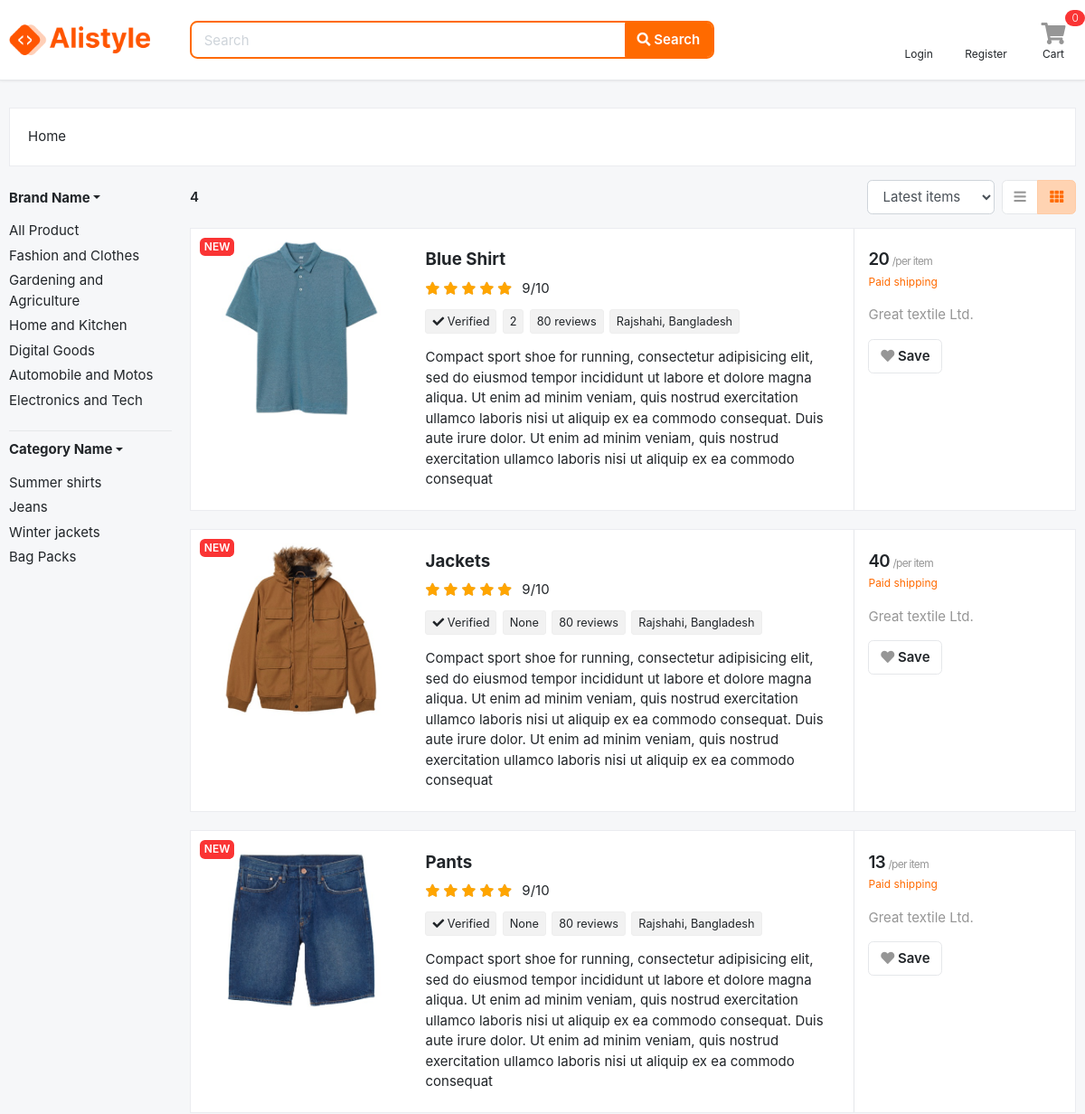
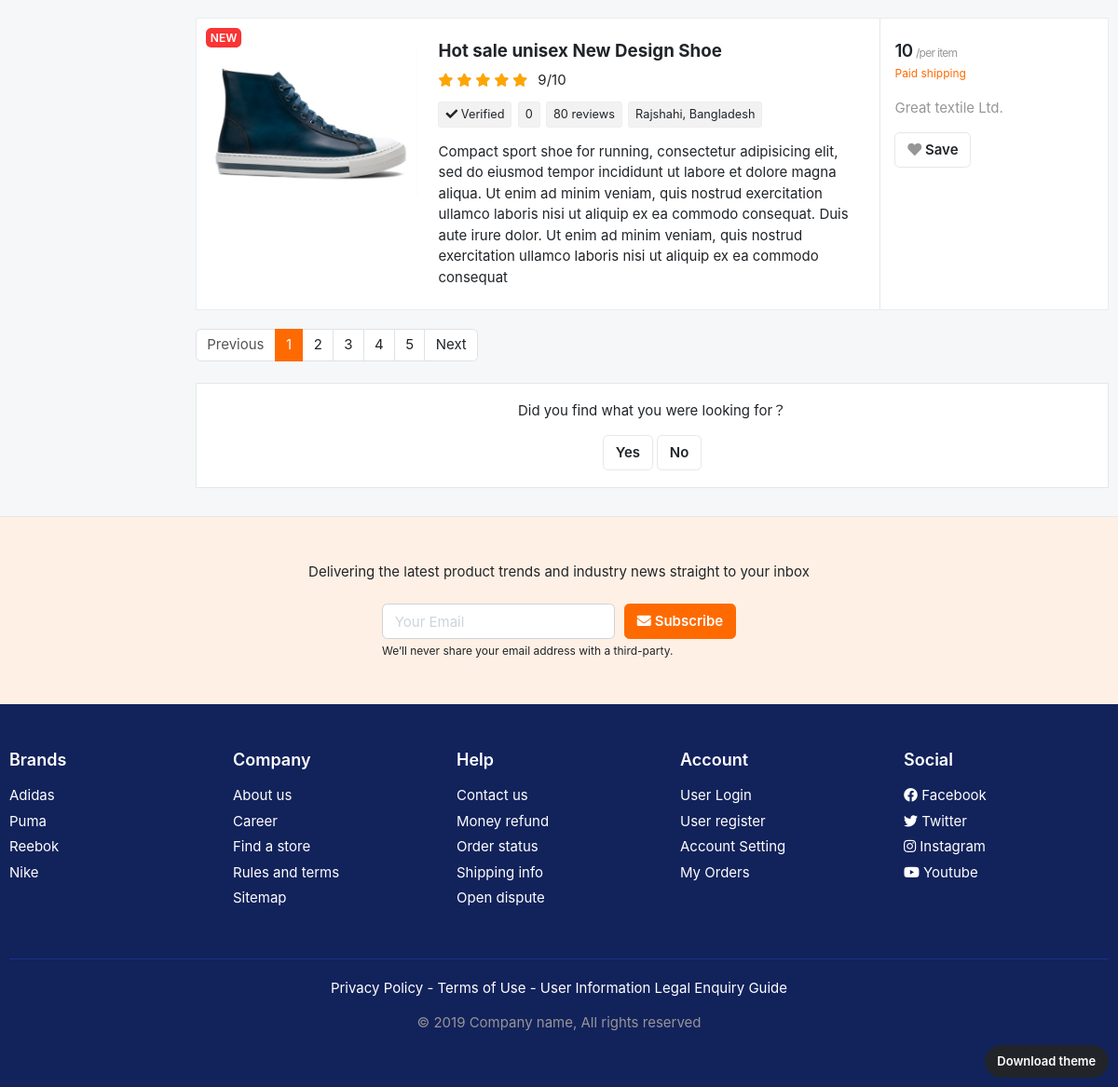
The app's page /store/fashion-and-clothes/ with its own data (2 pictures, top to bottom).
### app_brand/models.py (models this page shows, shortened)
class Brand(models.Model):
    user = models.ForeignKey(Account,on_delete=models.CASCADE,null=True)
    brand_name = models.CharField(max_length=255,unique=True)
    slug = models.SlugField(unique=True)
    def get_url(self):
        return reverse("products_by_brand", args =[self.slug])

### app_category/models.py (models this page shows, shortened)
class Category(models.Model):
    category_name = models.CharField(max_length=255,unique=True)
    slug = models.SlugField(unique=True)
    image = models.ImageField(upload_to="photos/app_category")
    brand = models.ForeignKey(Brand,on_delete=models.CASCADE,null=True)
    is_trending = models.BooleanField(default=True)
    is_popular = models.BooleanField(default=True)
    class Meta:
        verbose_name ='category'
        verbose_name_plural = 'categories'
    def get_url(self):
        return reverse("products_by_b_c", args =[self.brand.slug, self.slug])

### app_store/models.py (models this page shows, shortened)
class Product(models.Model):
    product_name = models.CharField(max_length=255,unique=True)
    slug = models.SlugField(unique=True)
    image = models.ImageField(upload_to="photos/app_product",blank=True)
    brand = models.ForeignKey(Brand,on_delete=models.CASCADE)
    category = models.ForeignKey(Category,on_delete=models.CASCADE)
    stock = models.IntegerField()
    import_from = models.CharField(max_length=200)
    price = models.IntegerField()
    manufacture = models.CharField(max_length=255)
    is_available = models.BooleanField(default=True)
    offers = models.BooleanField(default=False)
    warrenty = models.IntegerField(blank=True,null=True)
    offer_precentage = models.IntegerField(blank=True,null=True)
    delivery_time = models.CharField(max_length=200,blank=True)
    img1 = models.ImageField(upload_to="photos/app_product",blank=True)
    img2 = models.ImageField(upload_to="photos/app_product",blank=True)
    img3 = models.ImageField(upload_to="photos/app_product",blank=True)
    img4 = models.ImageField(upload_to="photos/app_product",blank=True)
    desc = models.TextField()
    created_date = models.DateTimeField(auto_now_add=True)
    modified_date = models.DateTimeField(auto_now_add=True)
    def get_url(self):
        return reverse('product_details', args=[self.brand.slug, self.category.slug, self.slug])

### app_store/views.py (the view)
# urls.py: path("store/",include("app_store.urls")),
def store(request, brand_slug=None, category_slug=None):
    products = None
    categories = None
    brands = None
    if category_slug:
        categories = get_object_or_404(Category, slug = category_slug)
        brands = get_object_or_404(Brand, slug = brand_slug)
        products = Product.objects.filter(category = categories, is_available= True)
        cat_by_brand = Category.objects.filter(brand = brands)
        product_count = products.count()
    elif brand_slug:
        brands = get_object_or_404(Brand, slug = brand_slug)
        products = Product.objects.filter(brand = brands, is_available= True)
        cat_by_brand = Category.objects.filter(brand = brands)
        product_count = products.count()
    else:
        products = Product.objects.all().filter(is_available=True).order_by("-modified_date")
        cat_by_brand = Category.objects.all()[:0]
        product_count = products.count()
    return render(request,"app_store/store.html",{
        "products" : products,
        "product_count" : product_count,
        "cat_by_brand" : cat_by_brand,
    })

### app_brand/context_processor.py (called while the page is built)
def menu_links_brand(request):
    links = Brand.objects.all()
    return dict(b_links = links)

### app_cart/context_processor.py (called while the page is built)
def counter(request):
    cart_count = 0
    if 'admin' in request.path:
        return{}
    else:
        if request.user.is_authenticated:
            cart_items = CartItem.objects.filter(user = request.user)
        else:
            cart = Cart.objects.filter(cart_id = _cart_id(request))
            cart_items = CartItem.objects.all().filter(cart = cart[:1])
        for cart_item in cart_items:
            cart_count += cart_item.quantity
    return dict(cart_count=cart_count)

### app_cart/views.py (called while the page is built)
def _cart_id(request):
    cart = request.session.session_key
    if not cart:
        cart = request.session.create()
    return cart

### app_category/context_processor.py (called while the page is built)
def menu_links(request):
    all_cat = Category.objects.all()
    links = Category.objects.all().filter(is_popular = True)[:3]
    return dict(links = links,all_cat = all_cat)

### templates/app_store/store.html (shortened to what this page needs)
{% extends "base.html" %}
{% load static %}
{% block content %}
<section class="section-content padding-y">
    <div class="container">
    <div class="card mb-3">
        <div class="card-body">
            <ol class="breadcrumb float-left">
                <li class="breadcrumb-item"><a href="{% url "home" %}">Home</a></li>
            </ol>
        </div>
    </div>
    <div class="row">
        <aside class="col-md-2">
            <article class="filter-group">
                <h6 class="title">
                    <a href="#" class="dropdown-toggle" data-toggle="collapse" data-target="#collapse_1">Brand Name</a>
                </h6>
                <div class="filter-content collapse show" id="collapse_1">
                    <div class="inner">
                        <ul class="list-menu">
                            <li><a href="{% url 'store' %}">All Product</a></li>
                            {% for brand in b_links  %}
                            <li><a href="{{brand.get_url}}">{{brand.brand_name}}</a></li>
                            {% endfor %}
                        </ul>
                    </div>
                </div>
            </article>
            <article class="filter-group">
                <h6 class="title">
                    {% if cat_by_brand %}
                    <a href="#" class="dropdown-toggle" data-toggle="collapse" data-target="#collapse_1">Category Name</a>
                    {% endif %}
                </h6>
                <div class="filter-content collapse show" id="collapse_1">
                    <div class="inner">
                        <ul class="list-menu">
                            {% for category in cat_by_brand  %}
                            <li><a href="{{category.get_url}}">{{category.category_name}}</a></li>
                            {% endfor %}
                        </ul>
                    </div>
                </div>
        </article>
        </aside>
        <main class="col-md-10">
    <header class="mb-3">
            <div class="form-inline">
                <strong class="mr-md-auto">{{product_count}} </strong>
                <select class="mr-2 form-control">
                    <option>Latest items</option>
                </select>
                <div class="btn-group">
                    <a href="page-listing-grid.html" class="btn btn-light" data-toggle="tooltip" title="List view">
                        <i class="fa fa-bars"></i></a>
                    <a href="page-listing-large.html" class="btn btn-light active" data-toggle="tooltip" title="Grid view">
                        <i class="fa fa-th"></i></a>
                </div>
            </div>
    </header>
    {% for products in products  %}
    <form action ="{% url "add_wishlist" products.id %}" method = "POST">
    <article class="card card-product-list">
        <div class="row no-gutters">
            <aside class="col-md-3">
                <a href="{{products.get_url}}" class="img-wrap">
                    <span class="badge badge-danger"> NEW </span>
                    <img src="{{products.image.url}}">
                </a>
            </aside>
            <div class="col-md-6">
                <div class="info-main">
                    <a href="{{products.get_url}}" class="h5 title"> {{products.product_name}}</a>
                    <div class="rating-wrap mb-2">
                        <ul class="rating-stars">
                            <li style="width:100%" class="stars-active">
                                <i class="fa fa-star"></i> <i class="fa fa-star"></i>
                                <i class="fa fa-star"></i> <i class="fa fa-star"></i>
                                <i class="fa fa-star"></i>
                            </li>
                            <li>
                                <i class="fa fa-star"></i> <i class="fa fa-star"></i>
                                <i class="fa fa-star"></i> <i class="fa fa-star"></i>
                                <i class="fa fa-star"></i>
                            </li>
                        </ul>
                        <div class="label-rating">9/10</div>
                    </div>
                    <p class="mb-3">
                        <span class="tag"> <i class="fa fa-check"></i> Verified</span>
                        <span class="tag"> {{products.warrenty}} </span>
                        <span class="tag"> 80 reviews </span>
                        <span class="tag"> {{products.import_from}} </span>
                    </p>
                    <p> {{products.desc}}</p>
                </div>
            </div>
            <aside class="col-sm-3">
                <div class="info-aside">
                    <div class="price-wrap">
                        <span class="h5 price">{{products.price}}</span>
                        <small class="text-muted">/per item</small>
                    </div>
                    <small class="text-warning">Paid shipping</small>
                    <p class="text-muted mt-3">{{products.manufacture}}</p>
                    <p class="mt-3">
                        {% if in_wishlist %}
                            <p class="text-muted mt-3">Already Added</p>
                            <a href="{% url 'wishlist' %}" class="btn btn-outline-primary"><i class="fa fa-eye"></i> View Wishlist</a>
                        {% else %}
                            <button type="submit" class="btn btn-light"><i class="fa fa-heart"></i> Save</button>
                        {% endif %}
                    </p>
                </div>
            </aside>
        </div>
    </article>
</form>
    {% endfor %}
    <nav class="mb-4" aria-label="Page navigation sample">
      <ul class="pagination">
        <li class="page-item disabled"><a class="page-link" href="#">Previous</a></li>
        <li class="page-item active"><a class="page-link" href="#">1</a></li>
        <li class="page-item"><a class="page-link" href="#">2</a></li>
        <li class="page-item"><a class="page-link" href="#">3</a></li>
        <li class="page-item"><a class="page-link" href="#">4</a></li>
        <li class="page-item"><a class="page-link" href="#">5</a></li>
        <li class="page-item"><a class="page-link" href="#">Next</a></li>
      </ul>
    </nav>
    <div class="box text-center">
        <p>Did you find what you were looking for？</p>
        <a href="" class="btn btn-light">Yes</a>
        <a href="" class="btn btn-light">No</a>
    </div>
        </main>
    </div>
    </div>
    </section>
    <section class="padding-y-lg bg-light border-top">
    <div class="container">
    <p class="pb-2 text-center">Delivering the latest product trends and industry news straight to your inbox</p>
    <div class="row justify-content-md-center">
        <div class="col-lg-4 col-sm-6">
    <form class="form-row">
            <div class="col-8">
            <input class="form-control" placeholder="Your Email" type="email">
            </div>
            <div class="col-4">
            <button type="submit" class="btn btn-block btn-warning"> <i class="fa fa-envelope"></i> Subscribe </button>
            </div>
    </form>
    <small class="form-text">We’ll never share your email address with a third-party. </small>
        </div>
    </div>
    </div>
    </section>
    {% endblock %}

### static/css/ui.css (style rules this page uses)
html { font-family:'Inter', sans-serif;font-size:15px }
.img-wrap { text-align:center;display:block }
.img-wrap img { max-width:100% }
.price-wrap { letter-spacing:-0.7px }
.padding-y { padding-top:30px;padding-bottom:30px }
.padding-y-lg { padding-top:48px;padding-bottom:48px }
article:after,.form-group:after { display:block;clear:both;content:"" }
p:last-child { margin-bottom:0 }
.btn-light { background-color:#fff;border-color:#e5e7ea }
.btn-light i { color:#969696 }
.btn-light.active i { color:#ff6a00 }
[class*="list-"] li:after { visibility:hidden;display:block;content:"";overflow:hidden;height:0;clear:both }
.list-menu { list-style:none;margin:0;padding-left:0 }
.list-menu li { margin-bottom:5px }
.list-menu a { color:#212529 }
[class*='card-product'] a.title { color:#212529;display:block }
[class*='card-product'] .img-wrap .badge { top:10px;left:10px;position:absolute }
[class*='card-product'] p { margin-bottom:0 }
[class*='card-product'] .img-wrap { overflow:hidden;position:relative }
[class*='card-product'] .img-wrap img { height:100%;max-width:100%;width:auto;display:inline-block;-o-object-fit:cover;object-fit:cover }
.card-product-list { margin-bottom:20px }
.card-product-list .img-wrap { height:220px;border-radius:.37rem 0 0 .37rem }
.card-product-list .info-main { padding:1.5rem 1rem }
.card-product-list .info-aside { padding:1.5rem 1rem;border-left:1px solid #e5e7ea;height:100% }
.card .img-wrap { overflow:hidden }
.tag { display:inline-block;padding:3px 7px;background:#f2f2f2;border:1px solid #eee;border-radius:3px;margin-top:4px;margin-right:2px;font-size:85% }
.price { font-weight:600;color:#212529 }
.filter-group { border-bottom:1px solid #e5e7ea;margin-top:10px;padding-bottom:10px }
.filter-group .title { margin-bottom:0 }
.filter-group:last-child { border-bottom:0 }
.filter-group .inner { padding-top:16px;padding-bottom:7px }
.box { padding:18px;background:#fff;border:1px solid #e5e7ea }
.label-rating { margin-left:7px;display:inline-block;vertical-align:middle }
.rating-stars { display:inline-block;vertical-align:middle;list-style:none;margin:0;padding:0;position:relative;white-space:nowrap;clear:both }
.rating-stars i { font-size:14px;color:#ccc;display:inline }
.rating-stars li { display:block;text-overflow:clip;white-space:nowrap;z-index:1 }
.rating-stars li.stars-active { z-index:2;position:absolute;top:0;left:0;overflow:hidden }
.rating-stars li.stars-active i { color:orange }
body { background-color:#f6f7f9 }

### records on screen
Brand: brand_name "Fashion and Clothes"
Brand: brand_name "Gardening and Agriculture"
Brand: brand_name "Home and Kitchen"
Brand: brand_name "Digital Goods"
Brand: brand_name "Automobile and Motos"
Brand: brand_name "Electronics and Tech"
Category: category_name "Summer shirts"
Category: category_name "Jeans"
Category: category_name "Winter jackets"
Category: category_name "Bag Packs"
Product: image (picture), product_name "Blue Shirt", warrenty "2", import_from "Rajshahi, Bangladesh", desc "Compact sport shoe for running, consectetur adipisicing elit, sed do eiusmod tempor incididunt ut labore et dolore magna aliqua. Ut enim ad minim veniam, quis nostrud exercitation ullamco laboris nisi ut aliquip ex ea commodo consequat. Duis aute irure dolor. Ut enim ad minim veniam, quis nostrud exercitation ullamco laboris nisi ut aliquip ex ea commodo consequat", price "20", manufacture "Great textile Ltd."
Product: image (picture), product_name "Jackets", warrenty "None", import_from "Rajshahi, Bangladesh", desc "Compact sport shoe for running, consectetur adipisicing elit, sed do eiusmod tempor incididunt ut labore et dolore magna aliqua. Ut enim ad minim veniam, quis nostrud exercitation ullamco laboris nisi ut aliquip ex ea commodo consequat. Duis aute irure dolor. Ut enim ad minim veniam, quis nostrud exercitation ullamco laboris nisi ut aliquip ex ea commodo consequat", price "40", manufacture "Great textile Ltd."
Product: image (picture), product_name "Pants", warrenty "None", import_from "Rajshahi, Bangladesh", desc "Compact sport shoe for running, consectetur adipisicing elit, sed do eiusmod tempor incididunt ut labore et dolore magna aliqua. Ut enim ad minim veniam, quis nostrud exercitation ullamco laboris nisi ut aliquip ex ea commodo consequat. Duis aute irure dolor. Ut enim ad minim veniam, quis nostrud exercitation ullamco laboris nisi ut aliquip ex ea commodo consequat", price "13", manufacture "Great textile Ltd."
Product: image (picture), product_name "Hot sale unisex New Design Shoe", warrenty "0", import_from "Rajshahi, Bangladesh", desc "Compact sport shoe for running, consectetur adipisicing elit, sed do eiusmod tempor incididunt ut labore et dolore magna aliqua. Ut enim ad minim veniam, quis nostrud exercitation ullamco laboris nisi ut aliquip ex ea commodo consequat. Duis aute irure dolor. Ut enim ad minim veniam, quis nostrud exercitation ullamco laboris nisi ut aliquip ex ea commodo consequat", price "10", manufacture "Great textile Ltd."

### other values on screen
{{ cart_count }} "0"
{{ product_count }} "4"
